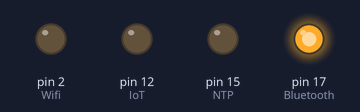
The sketch below on a simulated Arduino Uno, built with avr-gcc and run on an emulated ATmega328P. On the bench: output pins drawn as LEDs (lit = HIGH).

Above: at 0.05 s.
At 0.25 s:
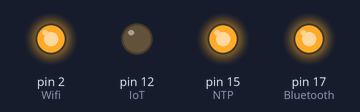
At 0.45 s:
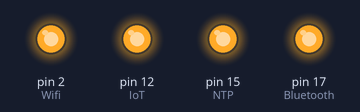
At 0.85 s:
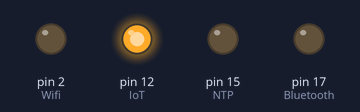
At 1.35 s:
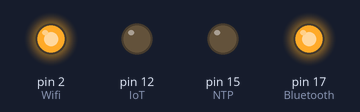
At 2.25 s:
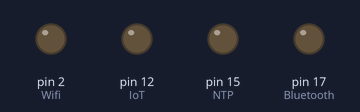
Timing chart, 0 to 3.0 s (numbered marks = the images above):
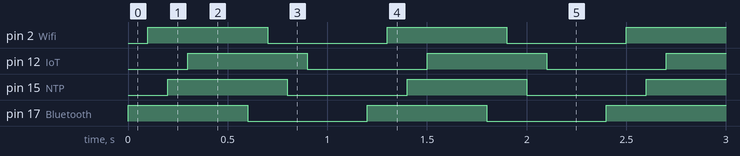

The sketch:

LED.ino
```cpp
void setup() {
  // ตั้งค่าสถานะพิน ให้เป็นโหมดส่งออก หมายเลขพิน ไม่ต้องใส่ IO
  // เช่น IO17 ก็ใส่หมายเลข 17 ไปเลย
  pinMode(17, OUTPUT);    // Bluetooth
  pinMode(2, OUTPUT);     // Wifi
  pinMode(15, OUTPUT);    // NTP
  pinMode(12, OUTPUT);    // IoT
}

void loop() {
  // เปิด LED
  digitalWrite(17,HIGH);
  delay(100);
  digitalWrite(2,HIGH);
  delay(100);
  digitalWrite(15,HIGH);
  delay(100);
  digitalWrite(12,HIGH);
  delay(300);

  // ปิด LED
  digitalWrite(17,LOW);
  delay(100);
  digitalWrite(2,LOW);
  delay(100);
  digitalWrite(15,LOW);
  delay(100);
  digitalWrite(12,LOW);
  delay(300);
}
```

Measured:
- by itself, pin 2 (Wifi), pin 12 (IoT), pin 15 (NTP), pin 17 (Bluetooth): alternates HIGH for 0.60 s and LOW for 0.60 s
- by itself, everything shown: repeats every 1.2 s, in 8 steps
